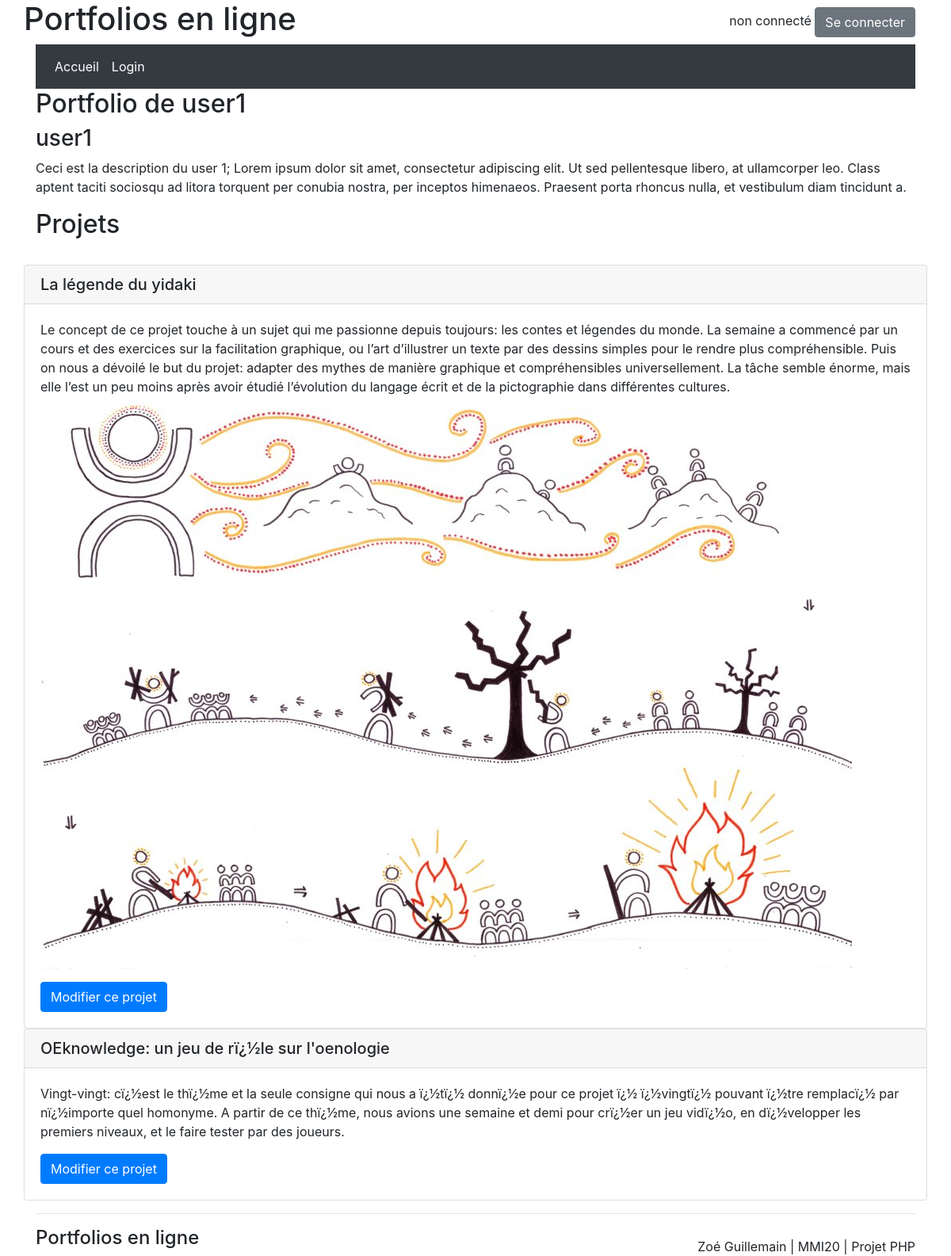
The page /projetsMMI.php?nom=user1 on the database its author committed.
### tables this page shows
CREATE TABLE IF NOT EXISTS `users` (
  `id` int(11) NOT NULL AUTO_INCREMENT,
  `username` varchar(256) NOT NULL,
  `password` varchar(256) NOT NULL,
  `description` varchar(500) NOT NULL,
  PRIMARY KEY (`id`)
);

CREATE TABLE IF NOT EXISTS `projets` (
  `id` int(11) NOT NULL AUTO_INCREMENT,
  `titre` varchar(256) NOT NULL,
  `contenu` varchar(1000) NOT NULL,
  `user` int(11) NOT NULL,
  PRIMARY KEY (`id`),
  KEY `user` (`user`) USING BTREE
);

### projetsMMI.php (the view, shortened to what this page needs)
<?php
	include_once("header.php");
	$request = "SELECT * FROM Users WHERE username='".$_GET["nom"]."'";
	$resultat = $db->query($request);
	$etudiant = $resultat->fetch();
?>
<div>
	<h2>Portfolio de <?php echo $etudiant['username'];?> </h2>
	<div>
		<h3> <?php echo $etudiant['username'];?> </h3>
    	<p> <?php echo $etudiant['description'];?> </p>
	</div>
	<h2>Projets</h2>
	<br/>
    <?php
		$reponse = $db->query('SELECT * FROM projets WHERE user='.$etudiant["id"]);
        $projets = $reponse->fetchAll();
	?>
	<?php
        foreach ($projets as  &$projet) {
            ?>
            <div class="row">
                <div class="card">
                    <h5 class="card-header"><?php echo $projet['titre']; ?></h5>
                    <div class="card-body">
                        <p class="card-text"><?php echo $projet['contenu'];; ?></p>
                        <?php $adresse="modifprojet.php?idp=".$projet['id']; ?>
                        <a href= <?php echo $adresse ?> class="btn btn-primary">Modifier ce projet</a>
                    </div>
                </div>
            </div>
    <?php
        }
    ?>
	</div>
<?php include_once("footer.php"); ?>

### header.php (shortened to what this page needs)
<!DOCTYPE html>
<html>
<head>
    <link rel="stylesheet" href="https://stackpath.bootstrapcdn.com/bootstrap/4.4.1/css/bootstrap.min.css">
</head>
<body>
<div class="container">
<div class="row align-items-center">
    <div class="col-lg-8">
        <h1 class="row">Portfolios en ligne</h1>
    </div>
    <div class="col-lg-4 text-right">
        <?php if(isset($_SESSION["account"]["username"]))
        {
            echo($_SESSION["account"]["username"]);
            ?>
            <button type="button" class="btn btn-secondary" onclick=window.location.href='login.php' >Déconnexion</button>
        <?php
        }
        else
        {
            echo "non connecté";
            ?>
            <button type="button" class="btn btn-secondary" onclick=window.location.href='login.php' >Se connecter</button>
        <?php
        }
        ?>
    </div>
</div>
<nav class="navbar navbar-expand-lg navbar-dark bg-dark">
  <div class="collapse navbar-collapse" id="navbarNav">
    <ul class="navbar-nav">
        <li class="nav-item active"><a class="nav-link" href="index.php">Accueil</a> </li>
        <li class="nav-item active"> <a class="nav-link" href="login.php">Login</a></li>
    </ul>
  </div>
</nav>

### footer.php (shortened to what this page needs)
<hr/>
<div class="row align-items-end">
    <div class="col-lg-6">
        <h4>Portfolios en ligne</h4>
    </div>
    <div class="col-lg-6 text-right">
        Zoé Guillemain | MMI20 | Projet PHP
    </div>
</div>
</div>
</body>
 </html>

### rows shown on the page
users: username "user1", description "Ceci est la description du user 1; Lorem ipsum dolor sit amet, consectetur adipiscing elit. Ut sed pellentesque libero, at ullamcorper leo. Class aptent taciti sociosqu ad litora torquent per conubia nostra, per inceptos himenaeos. Praesent porta rhoncus nulla, et vestibulum diam tincidunt a."
projets: titre "La légende du yidaki", contenu "Le concept de ce projet touche à un sujet qui me passionne depuis toujours: les contes et légendes du monde. La semaine a commencé par un cours et des exercices sur la facilitation graphique, ou l’art d’illustrer un texte par des dessins simples pour le rendre plus compréhensible. Puis on nous a dévoilé le but du projet: adapter des mythes de manière graphique et compréhensibles universellement. La tâche semble énorme, mais elle l’est un peu moins après avoir étudié l’évolution du langage écrit et de la pictographie dans différentes cultures.", contenu (picture)
projets: titre "OEknowledge: un jeu de rï¿½le sur l'oenologie", contenu "Vingt-vingt: cï¿½est le thï¿½me et la seule consigne qui nous a ï¿½tï¿½ donnï¿½e pour ce projet ï¿½ ï¿½vingtï¿½ pouvant ï¿½tre remplacï¿½ par nï¿½importe quel homonyme. A partir de ce thï¿½me, nous avions une semaine et demi pour crï¿½er un jeu vidï¿½o, en dï¿½velopper les premiers niveaux, et le faire tester par des joueurs."
